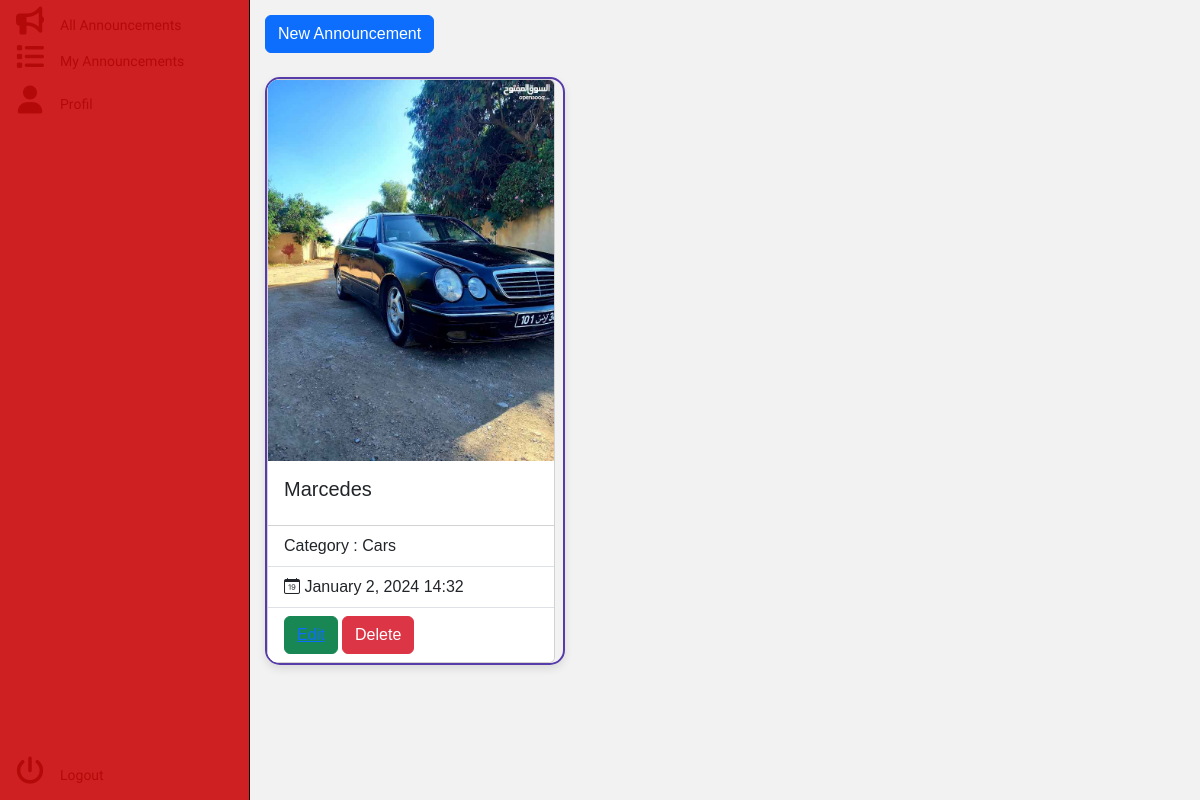
/anouncement/my (signed in), run on the app's committed database.
### anouncement/models.py (models this page shows, shortened)
class Announcement(models.Model):
    title = models.CharField(max_length=255)
    content = models.TextField()
    image=models.ImageField(default="https://media.istockphoto.com/id/1344512181/vector/icon-red-loudspeaker.jpg?s=612x612&w=0&k=20&c=MSi3Z2La8OYjSY-pr0bB6f33NOuUKAQ_LBUooLhLQsk=")
    category = models.ForeignKey(Category, on_delete=models.CASCADE,related_name='announcements')
    user = models.ForeignKey(User, on_delete=models.CASCADE,related_name='announcements')
    status = models.IntegerField(
        choices=AnnouncementStatus.choices,
        default=AnnouncementStatus.PUBLISHED,
    )
    slug = models.SlugField(max_length=250, unique_for_date="created_at",default="houssam")
    created_at = models.DateTimeField(auto_now_add=True)
    updated_at = models.DateTimeField(auto_now=True)
    class PublishedAnouncementManager(models.Manager):
        def get_queryset(self):
            return super().get_queryset().filter(status=AnnouncementStatus.PUBLISHED, user__is_active=1)
    objects=models.Manager()
    published=PublishedAnouncementManager()
    def __str__(self):
        return self.title
    class Meta:
        ordering = ['-created_at']
        indexes = [ models.Index(fields=['-created_at']),]

class Category(models.Model):
    title = models.CharField(max_length=255)

### anouncement/views.py (the view)
# urls.py: path("my", views.my_announcement, name='my_anouncement'),
def my_announcement(request):
    print(request.user)
    if request.user.is_authenticated:
        print(request.user)
        my_announcement_list = Announcement.objects.filter(user=request.user)
        print(my_announcement_list)
    else:
        my_announcement_list = None
    return render(request, "anouncement/userList.html", {"myanouncement": my_announcement_list})

### anouncement/templates/anouncement/userList.html (shortened to what this page needs)
{% load static %}
<!DOCTYPE html>
<html>
  <head>
    {% load bootstrap5 %}
    {% bootstrap_css %}
    {% load bootstrap_icons %}
    <link rel="stylesheet" type="text/css" href="{% static 'css/sidebar.css' %}">
    <link rel="stylesheet" type="text/css" href="{% static 'css/card.css' %}">
    <link rel="stylesheet" href="https://cdn.jsdelivr.net/npm/bootstrap-icons@1.19.0/font/bootstrap-icons.css">
    <link rel="stylesheet" href="https://cdnjs.cloudflare.com/ajax/libs/font-awesome/6.0.0/css/all.min.css">
  </head>
  <body>
    <div id="sidebar">
        {% include 'anouncement/includes/sidebar.html' %}
      </div>
      <div id="content">
        <div class="btn-group">
          <a href="{% url 'announcement:add_anouncement' %}" class="btn btn-primary"> New Announcement</a>
        </div><br><br>
        {% block content %}
        <div class="row">
          {% for item in myanouncement %}
          <div class="col-md-4 mb-4">
            <div class="announcement-card2">
              <div class="card" style="width: 18rem;">
                <img class="card-img-top" src="{% static 'images/' %}{{ item.image }}" alt="{{ item.title }}">
                <div class="card-body">
                  <h5 class="card-title">{{ item.title }}</h5>
                </div>
                <ul class="list-group list-group-flush">
                  <li class="list-group-item">Category : {{ item.category.title }}</li>
                  <li class="list-group-item"><i class="bi bi-calendar-date"></i> {{ item.created_at|date:"F j, Y H:i" }}</li>
                  <li class="list-group-item">
                    <button type="button" class="btn btn-success"><a href="{% url 'announcement:edit_anouncement' pk=item.id %}">Edit</a></button>
                    <form action="{% url 'announcement:delete_announcement' item.id %}" method="post" style="display: inline;">
                        <button type="submit" class="btn btn-danger" onclick="return confirm('Are you sure to delete this anouncement ?');">Delete</button>
                    </form>
                  </li>
                </ul>
              </div>
            </div>
          </div>
          {% endfor %}
        </div>
        {% endblock %}
    </div>
  </body>
</html>

### anouncement/static/css/sidebar.css (style rules this page uses)
#content { margin-left: 250px; padding: 15px; }

### anouncement/static/css/card.css (style rules this page uses)
.announcement-card2 { border: 2px solid #573ba8; border-radius: 15px; margin-bottom: 10px; margin-right: 20px; overflow: hidden; box-shadow: 0 4px 8px rgba(0, 0, 0, 0.1); width: 300px; float: left; }
body { background-color: #f2f2f2; font-family: 'Arial', sans-serif; }

### data on the page
Announcement: image (picture), title "Marcedes", category "Cars", created_at "January 2, 2024 14:32"
